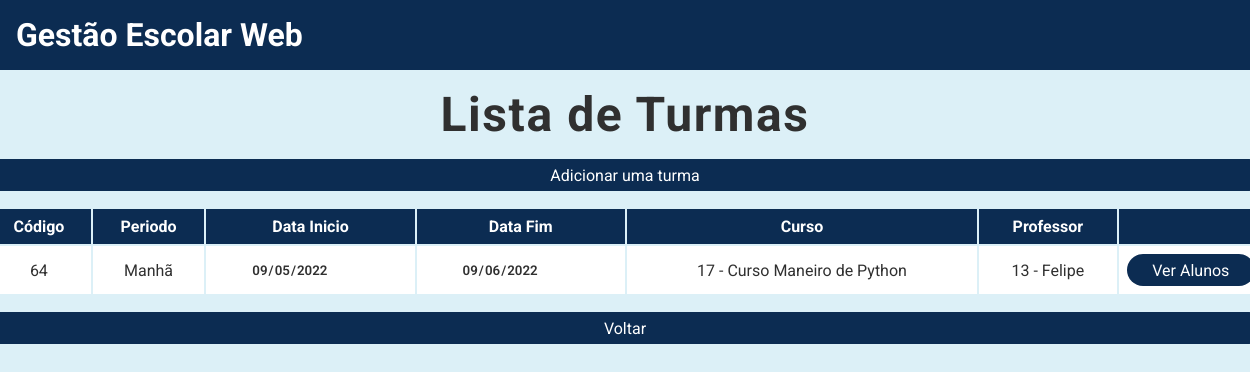
/listar/turmas, run on the app's committed database.
### tables this page shows
CREATE TABLE Turmas (codigo INTEGER PRIMARY KEY AUTOINCREMENT, periodo VARCHAR (255) NOT NULL, data_inicio DATE NOT NULL, data_fim DATE NOT NULL, codigo_curso INTEGER REFERENCES Cursos (codigo), matricula_professor INTEGER REFERENCES Professores (matricula));

CREATE TABLE Cursos (codigo INTEGER PRIMARY KEY AUTOINCREMENT, nome VARCHAR (255) NOT NULL, classificacao VARCHAR (255) NOT NULL, ativo BOOLEAN DEFAULT (1), descricao VARCHAR (255));

CREATE TABLE Professores (matricula INTEGER PRIMARY KEY AUTOINCREMENT, nome VARCHAR (255) NOT NULL, cpf CHAR (11) NOT NULL, telefone CHAR (11), email VARCHAR (255), ativo BOOLEAN DEFAULT (1), formacao VARCHAR (255), especialidade VARCHAR (255));

### main.py (the view)
@app.route("/listar/turmas")
def listar_turmas():
    turmas = Turma.listar()
    return render_template("listar_turmas.html", turmas=turmas)

### turma.py (called while the page is built)
    @classmethod
    def listar(cls):
        conexao = sqlite3.connect("gestao_escolar.db")
        cursor = conexao.cursor()
        sql = f"""
            SELECT tm.codigo, tm.periodo, tm.data_inicio,
            tm.data_fim, tm.codigo_curso, cs.nome, tm.matricula_professor, pf.nome
            FROM Turmas AS tm
            INNER JOIN Cursos AS cs ON tm.codigo_curso = cs.codigo
            INNER JOIN Professores AS pf ON tm.matricula_professor = pf.matricula
        """
        cursor.execute(sql)
        listaTurmas = cursor.fetchall()
        conexao.close()
        return listaTurmas

### templates/listar_turmas.html
{% extends "base.html" %} {% block conteudo %}
<div class="conteudo-principal">
    <h2>Lista de Turmas</h2>
    <div class="conteudo-tabela">
        <a href="/cadastro/turma" class="botao-primario">Adicionar uma turma</a>
        <table>
            <tr>
                <th>Código</th>
                <th>Periodo</th>
                <th>Data Inicio</th>
                <th>Data Fim</th>
                <th>Curso</th>
                <th>Professor</th>
                <th></th>
            </tr>
            {% if turmas %}
                {% for turma in turmas %}
                <tr>
                    <td>{{ turma[0] }}</td>
                    <td>{{ turma[1] }}</td>
                    <td><input type="date" value="{{ turma[2] }}" disabled></td>
                    <td><input type="date" value="{{ turma[3] }}" disabled></td>
                    <td>{{ turma[4] }} - {{ turma[5] }}</td>
                    <td>{{ turma[6] }} - {{ turma[7] }}</td>
                    <td>
                        <a
                            href="/listar/turmas_alunos/{{ turma[0] }}"
                            class="botao-primario"
                            >Ver Alunos</a
                        >
                    </td>
                </tr>
                {% endfor %}
            {% else %}
                <td colspan="7">Sem turmas cadastradas.</td>
            {% endif %}
        </table>
        <a href="/" class="botao-primario">Voltar</a>
    </div>
</div>
{% endblock %}

### static/css/style.css (style rules this page uses)
:root { --azul-fraco: rgb(220, 240, 247); --azul-escuro: rgb(12, 44, 82); --preto: rgb(48, 48, 48); --azul-normal: rgb(94, 157, 200); --verde-normal: rgb(21, 238, 108); }
* { margin: 0; padding: 0; box-sizing: border-box; }
body { font-family: 'Roboto', sans-serif; background: var(--azul-fraco); }
a { text-decoration: none; }
.botao-primario { display: flex; background-color: var(--azul-escuro); color: #fff; width: 100%; text-align: center; justify-content: center; align-items: center; border-radius: 3rem; }
main .conteudo-principal { text-align: center; display: flex; justify-content: center; flex-direction: column; align-items: center; margin-bottom: 2rem; }
main .conteudo-principal h2 { margin: 1rem 0 1rem 0; font-size: 3rem; color: var(--preto); letter-spacing: .1rem; }
main .conteudo-principal .conteudo-tabela { width: 80rem; }
main .conteudo-principal .conteudo-tabela .botao-primario { height: 2rem; font-size: 1rem; font-weight: 400; }
main .conteudo-principal .conteudo-tabela table { margin: 1rem 0 1rem 0; width: 100%; }
main .conteudo-principal .conteudo-tabela table th { background: var(--azul-escuro); color: #fff; padding: 0.5rem; }
main .conteudo-principal .conteudo-tabela table td { background: #fff; color: var(--preto); padding: 0.5rem; }
input:disabled { background: transparent; border: 0; color: var(--preto); font-family: 'Roboto', sans-serif; font-weight: 600; }

### data on the page
Turmas: codigo "64", periodo "Manhã", data_inicio "09/05/2022", data_fim "09/06/2022", codigo_curso "17", nome "Curso Maneiro de Python", matricula_professor "13", nome "Felipe"
